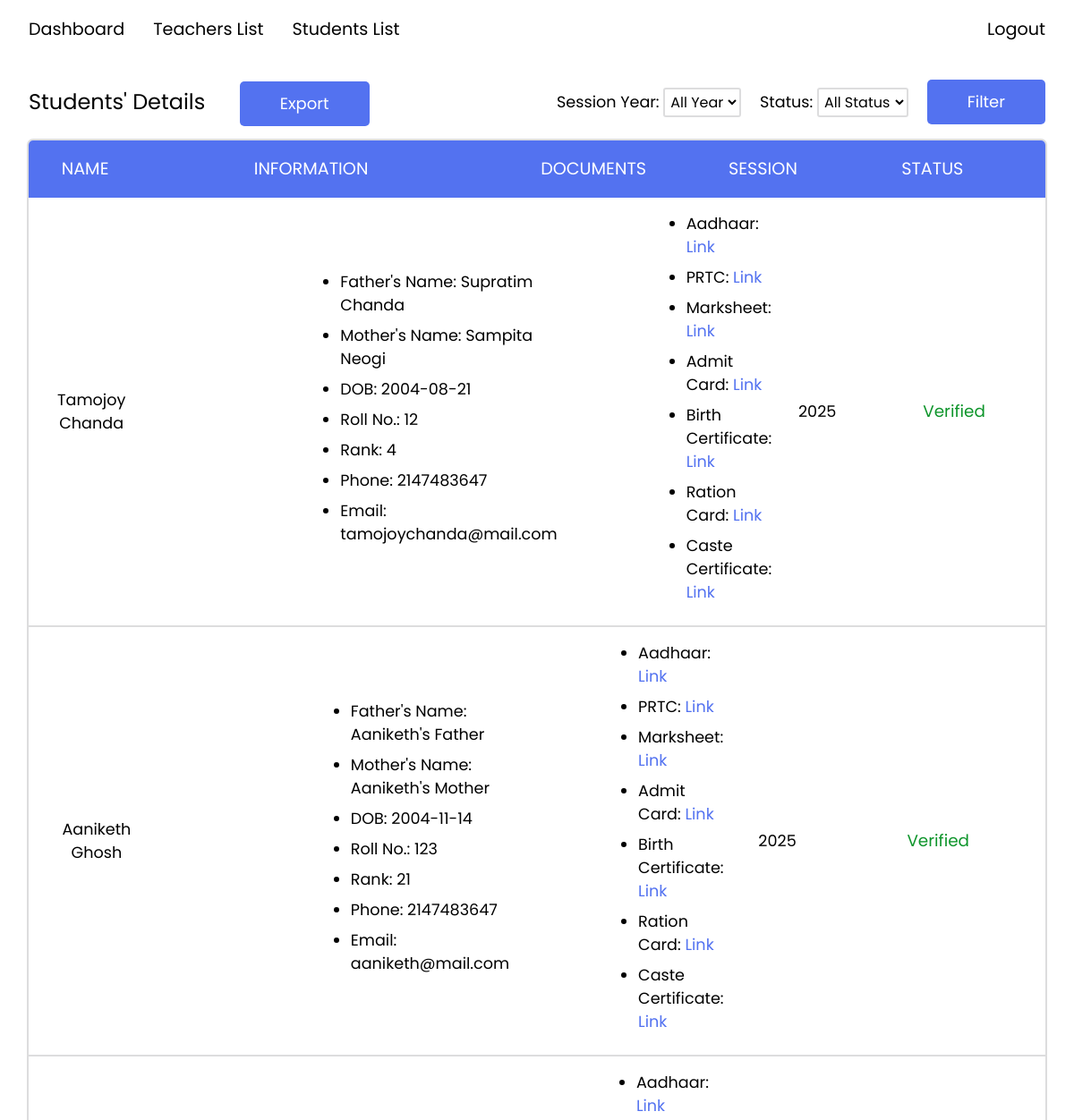
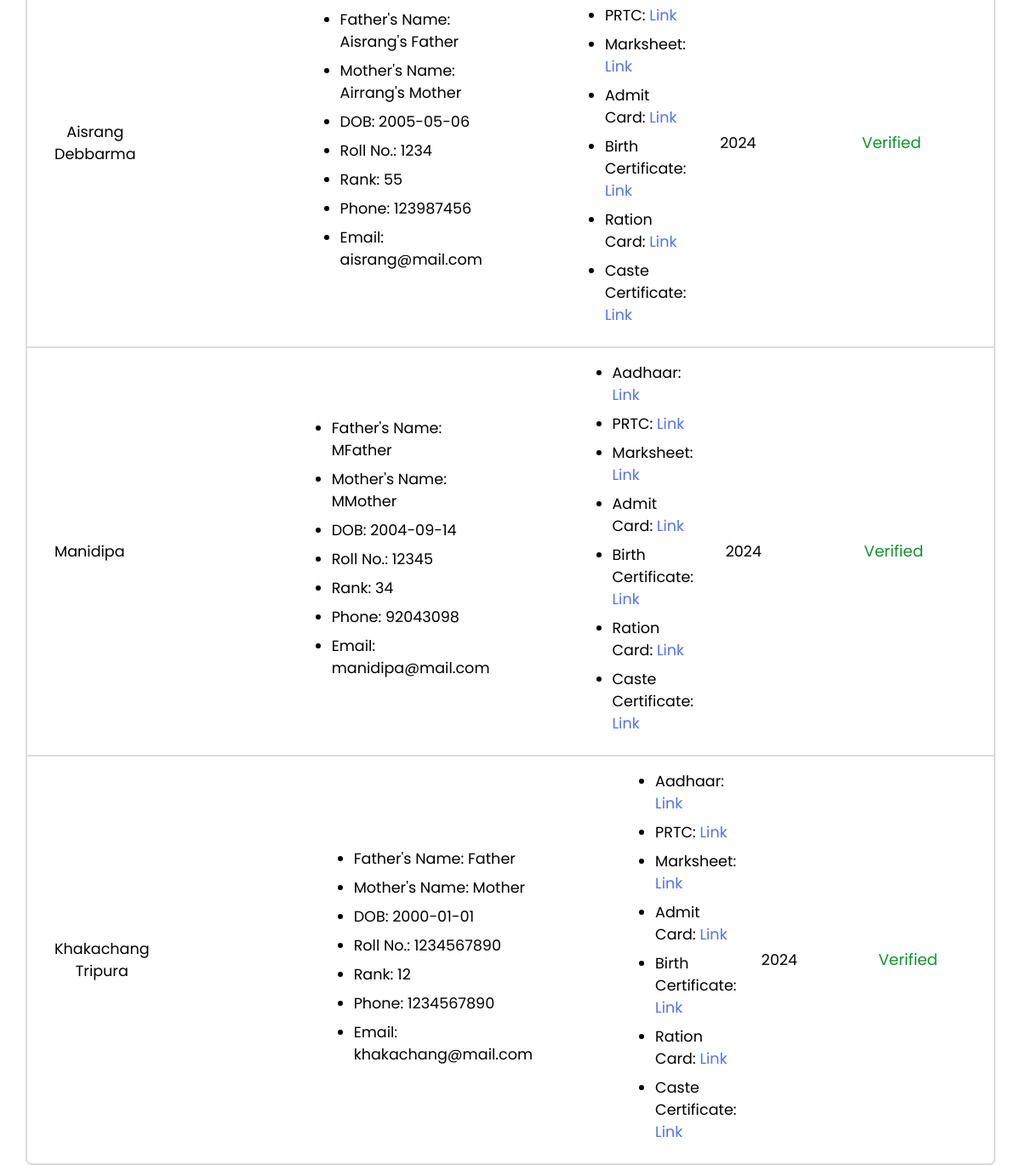
The page /php/adminStudent.php on the database as committed earlier (2 pictures, top to bottom).
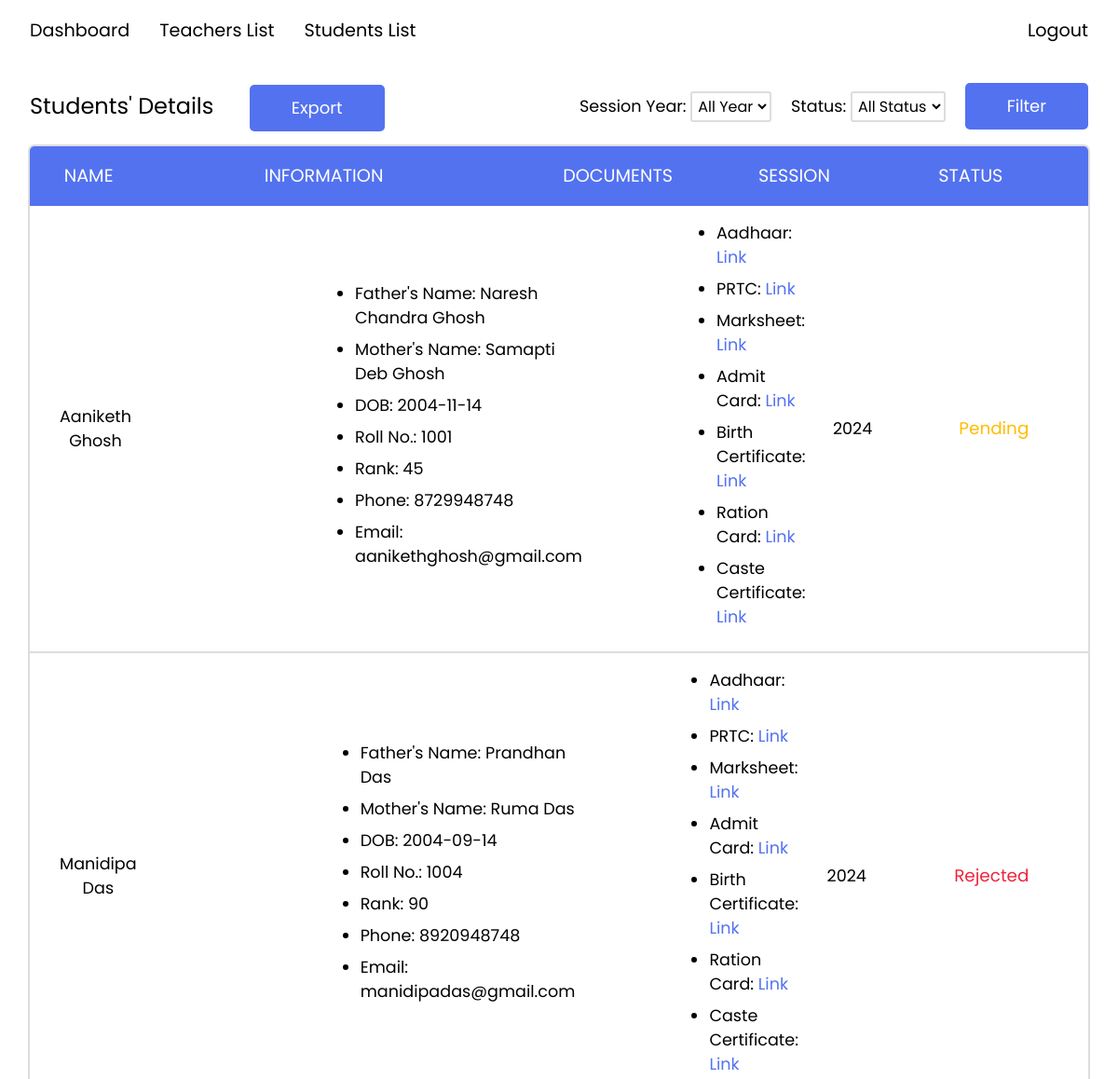
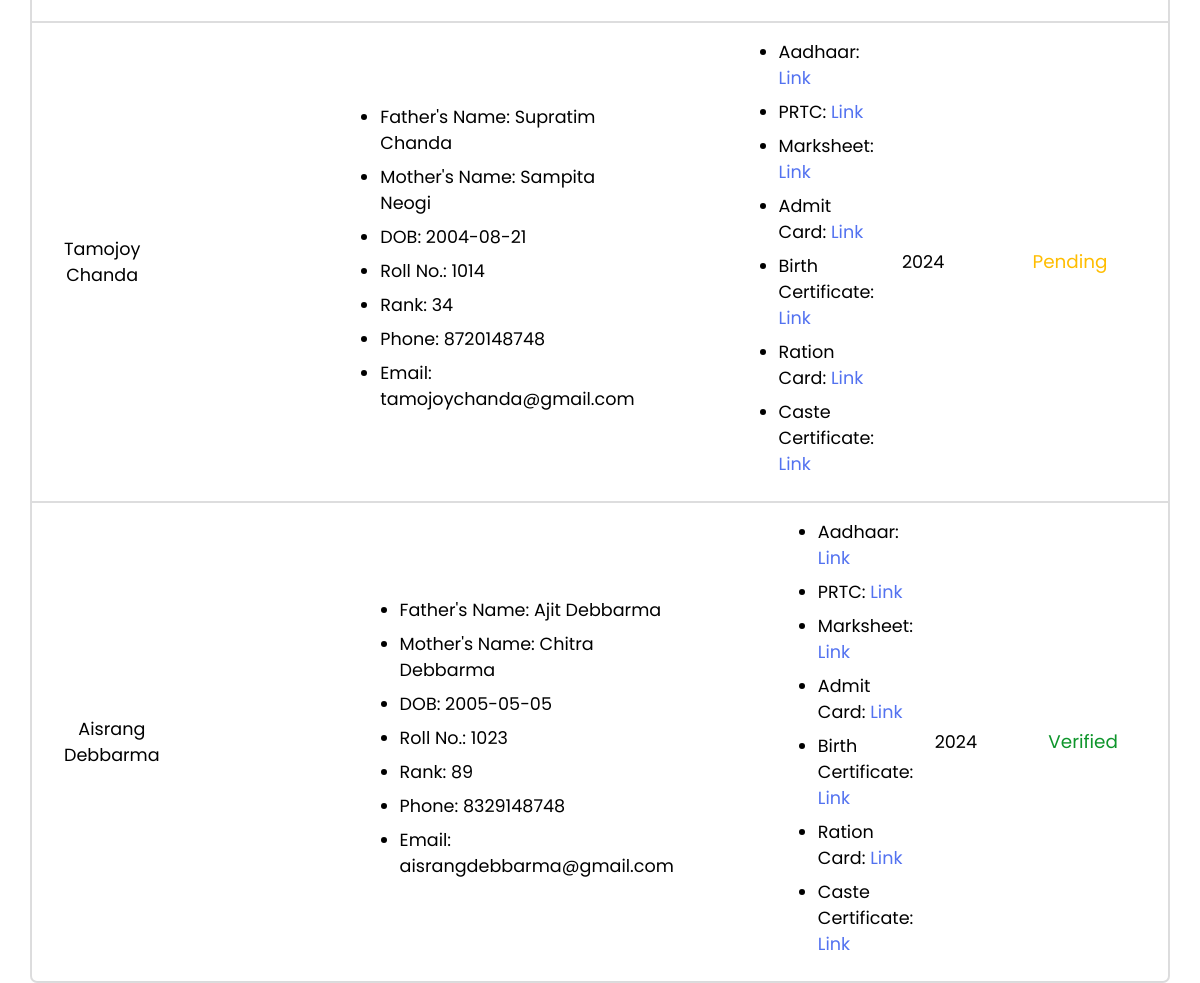
The same page on the database as committed later (2 pictures, top to bottom).
### tables this page shows
CREATE TABLE `students` (
  `user_id` int(10) NOT NULL,
  `student_name` varchar(255) NOT NULL,
  `father_name` varchar(255) DEFAULT NULL,
  `mother_name` varchar(255) DEFAULT NULL,
  `phone` varchar(255) DEFAULT NULL,
  `roll_number` int(20) NOT NULL,
  `rank` int(10) NOT NULL,
  `DOB` date NOT NULL,
  `aadhaar` varchar(255) NOT NULL,
  `PRTC` varchar(255) NOT NULL,
  `marksheet` varchar(255) NOT NULL,
  `admit_card` varchar(255) NOT NULL,
  `birth_certificate` varchar(255) NOT NULL,
  `ration_card` varchar(255) NOT NULL,
  `caste_certificate` varchar(255) DEFAULT NULL,
  `photo` longblob NOT NULL,
  `status_id` int(10) NOT NULL DEFAULT 1,
  `reg_date` date NOT NULL DEFAULT current_timestamp()
);

CREATE TABLE `user` (
  `user_id` int(255) NOT NULL,
  `user_type_id` int(10) NOT NULL DEFAULT 1,
  `email` varchar(255) NOT NULL,
  `password` varchar(255) NOT NULL,
  `security_question` varchar(255) DEFAULT NULL,
  `security_answer` varchar(255) DEFAULT NULL
);

### php/adminStudent.php (the view, shortened to what this page needs)
<?php
include 'database.php';
$studentQuery = "SELECT students.student_name, students.father_name, students.mother_name, students.phone, students.roll_number, students.rank, students.DOB,
                 students.aadhaar, students.PRTC, students.marksheet, students.admit_card, students.birth_certificate, students.ration_card, students.caste_certificate,
                 students.status_id, YEAR(students.reg_date) AS reg_year, user.email
          FROM students
          INNER JOIN user ON students.user_id = user.user_id";
$studentResult = mysqli_query($conn, $studentQuery);
?>
<!DOCTYPE html>
<html lang="en">
<head>
    <link rel="stylesheet" href="../css/admin.css">
    <link rel="stylesheet" href="https://cdnjs.cloudflare.com/ajax/libs/font-awesome/6.5.1/css/all.min.css">
</head>
<body>
    <div class="top">
        <p class="chart-header">Students' Details <a class="export" href="../php/export.php"><input type="submit" value="Export"></a></p>
        <div class="filters">
            <div class="options">
                <form action="" method="post">
                    <label for="sessionYear">Session Year:</label>
                    <select name="sessionYear" id="sessionYear">
                        <option value="">All Year</option>
                    </select>
                    <label for="status">Status:</label>
                    <select name="status" id="status">
                        <option value="">All Status</option>
                    </select>
                    <input class="filter-submit" type="submit" value="Filter">
                </form>
            </div>
        </div>
    </div>
    <div class="table">
        <div class="student-table header">
            <div class="column id">NAME</div>
            <div class="column info">INFORMATION</div>
            <div class="column doc">DOCUMENTS</div>
            <div class="column year">SESSION</div>
            <div class="column status">STATUS</div>
        </div>
        <?php
        while ($row = mysqli_fetch_assoc($studentResult)) {
        ?>
            <div class="student-table data">
                <div class="rows id"><?php echo $row['student_name']; ?></div>
                <div class="rows info">
                    <ul>
                        <li>Father's Name: <?php echo $row['father_name']; ?></li>
                        <li>Mother's Name: <?php echo $row['mother_name']; ?></li>
                        <li>DOB: <?php echo $row['DOB']; ?></li>
                        <li>Roll No.: <?php echo $row['roll_number']; ?></li>
                        <li>Rank: <?php echo $row['rank']; ?></li>
                        <li>Phone: <?php echo $row['phone']; ?></li>
                        <li>Email: <?php echo $row['email']; ?></li>
                    </ul>
                </div>
                <div class="rows docs">
                    <ul>
                        <li>Aadhaar: <a target="_blank" href="<?php echo $row['aadhaar']; ?>">Link</a></li>
                        <li>PRTC: <a target="_blank" href="<?php echo $row['PRTC']; ?>">Link</a></li>
                        <li>Marksheet: <a target="_blank" href="<?php echo $row['marksheet']; ?>">Link</a></li>
                        <li>Admit Card: <a target="_blank" href="<?php echo $row['admit_card']; ?>">Link</a></li>
                        <li>Birth Certificate: <a target="_blank" href="<?php echo $row['birth_certificate']; ?>">Link</a></li>
                        <li>Ration Card: <a target="_blank" href="<?php echo $row['ration_card']; ?>">Link</a></li>
                        <li>Caste Certificate: <a target="_blank" href="<?php echo $row['caste_certificate']; ?>">Link</a></li>
                    </ul>
                </div>
                <div class="rows year">
                    <?php echo $row['reg_year']; ?>
                </div>
                <div class="rows status <?php
                                        if ($row['status_id'] == 1) {
                                            echo "Pending";
                                        } elseif ($row['status_id'] == 2) {
                                            echo "Verified";
                                        } elseif ($row['status_id'] == 3) {
                                            echo "Rejected";
                                        }
                                        ?>">
                    <?php
                    if ($row['status_id'] == 1) {
                        echo "Pending";
                    } elseif ($row['status_id'] == 2) {
                        echo "Verified";
                    } elseif ($row['status_id'] == 3) {
                        echo "Rejected";
                    }
                    ?>
                </div>
            </div>
        <?php
        }
        ?>
    </div>
</body>
</html>

Rows that differ between the two databases and show on the page:
removed students: student_name "Tamojoy Chanda", father_name "Supratim Chanda", mother_name "Sampita Neogi", DOB "2004-08-21", roll_number "12", rank "4", phone "2147483647", user.email "tamojoychanda@mail.com", reg_year "2025", shows "Verified"
removed students: student_name "Aaniketh Ghosh", father_name "Aaniketh's Father", mother_name "Aaniketh's Mother", DOB "2004-11-14", roll_number "123", rank "21", phone "2147483647", user.email "aaniketh@mail.com", reg_year "2025", shows "Verified"
removed students: student_name "Aisrang Debbarma", father_name "Aisrang's Father", mother_name "Airrang's Mother", DOB "2005-05-06", roll_number "1234", rank "55", phone "123987456", user.email "aisrang@mail.com", reg_year "2024", shows "Verified"
removed students: student_name "Manidipa", father_name "MFather", mother_name "MMother", DOB "2004-09-14", roll_number "12345", rank "34", phone "92043098", user.email "manidipa@mail.com", reg_year "2024", shows "Verified"
removed students: student_name "Khakachang Tripura", father_name "Father", mother_name "Mother", DOB "2000-01-01", roll_number "1234567890", rank "12", phone "1234567890", user.email "khakachang@mail.com", reg_year "2024", shows "Verified"
added students: student_name "Aaniketh Ghosh", father_name "Naresh Chandra Ghosh", mother_name "Samapti Deb Ghosh", DOB "2004-11-14", roll_number "1001", rank "45", phone "8729948748", user.email "aanikethghosh@gmail.com", reg_year "2024", shows "Pending"
added students: student_name "Manidipa Das", father_name "Prandhan Das", mother_name "Ruma Das", DOB "2004-09-14", roll_number "1004", rank "90", phone "8920948748", user.email "manidipadas@gmail.com", reg_year "2024", shows "Rejected"
added students: student_name "Tamojoy Chanda", father_name "Supratim Chanda", mother_name "Sampita Neogi", DOB "2004-08-21", roll_number "1014", rank "34", phone "8720148748", user.email "tamojoychanda@gmail.com", reg_year "2024", shows "Pending"
added students: student_name "Aisrang Debbarma", father_name "Ajit Debbarma", mother_name "Chitra Debbarma", DOB "2005-05-05", roll_number "1023", rank "89", phone "8329148748", user.email "aisrangdebbarma@gmail.com", reg_year "2024", shows "Verified"
